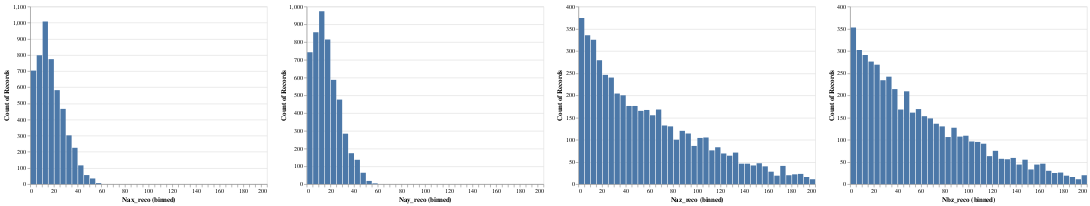

The notebook cell saved with this chart:
### Code cell
Nax_reco_chart = alt.Chart(jigsaw_test).mark_bar().encode(alt.X(f"{definitions.JIGSAW_TARGETS[dataset][target][0]}:Q", bin=alt.Bin(extent=[0, 200], step=5)), y="count()")
Nay_reco_chart = alt.Chart(jigsaw_test).mark_bar().encode(alt.X(f"{definitions.JIGSAW_TARGETS[dataset][target][1]}:Q", bin=alt.Bin(extent=[0, 200], step=5)), y="count()")
Naz_reco_chart = alt.Chart(jigsaw_test).mark_bar().encode(alt.X(f"{definitions.JIGSAW_TARGETS[dataset][target][2]}:Q", bin=alt.Bin(extent=[0, 200], step=5)), y="count()")
Nbz_reco_chart = alt.Chart(jigsaw_test).mark_bar().encode(alt.X(f"{definitions.JIGSAW_TARGETS[dataset][target][3]}:Q", bin=alt.Bin(extent=[0, 200], step=5)), y="count()")
Nax_reco_chart | Nay_reco_chart | Naz_reco_chart | Nbz_reco_chart

### Figure 1 — Vega-Lite specification as saved in the notebook (floating-point values rounded to 4 significant figures; data arrays with more than 128 entries replaced by an {"elided": "..."} marker saying what was removed)
{"config": {"view": {"continuousWidth": 400, "continuousHeight": 300}}, "hconcat": [{"mark": "bar", "encoding": {"x": {"type": "quantitative", "bin": {"extent": [0, 200], "step": 5}, "field": "Nax_reco"}, "y": {"type": "quantitative", "aggregate": "count"}}}, {"mark": "bar", "encoding": {"x": {"type": "quantitative", "bin": {"extent": [0, 200], "step": 5}, "field": "Nay_reco"}, "y": {"type": "quantitative", "aggregate": "count"}}}, {"mark": "bar", "encoding": {"x": {"type": "quantitative", "bin": {"extent": [0, 200], "step": 5}, "field": "Naz_reco"}, "y": {"type": "quantitative", "aggregate": "count"}}}, {"mark": "bar", "encoding": {"x": {"type": "quantitative", "bin": {"extent": [0, 200], "step": 5}, "field": "Nbz_reco"}, "y": {"type": "quantitative", "aggregate": "count"}}}], "data": {"name": "data-abf1f3e3589e63e8b714319d9af4e3e6"}, "$schema": "https://vega.github.io/schema/vega-lite/v4.8.1.json", "datasets": {"data-abf1f3e3589e63e8b714319d9af4e3e6": {"elided": "10000 records"}}}
